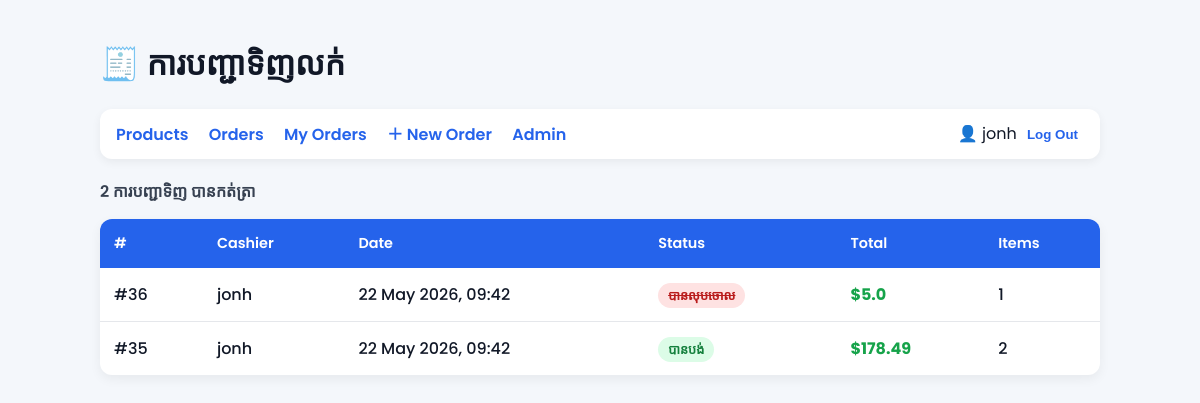
Screenshot of /sales/orders/mine/ (signed in) with the database file from the repository.
### sales/models.py (models this page shows, shortened)
class Order(models.Model):
    STATUS_CHOICES = [
        ('open',       'បានបើក'),
        ('paid',       'បានបង់'),
        ('refunded',   'បានសង'),
        ('cancelled',  'បានលុបចោល'),
    ]
    cashier    = models.ForeignKey(
        User,
        on_delete=models.SET_NULL,
        null=True,
        related_name='orders',
    )
    status     = models.CharField(
        max_length=20,
        choices=STATUS_CHOICES,
        default='open'
    )
    created_at = models.DateTimeField(auto_now_add=True)
    notes      = models.TextField(blank=True)
    @property
    def total(self):
        subtotal = sum(item.subtotal for item in self.items.all())
        try:
            return float(subtotal) - float(self.discount.amount)
        except Discount.DoesNotExist:
            return float(subtotal)
    class Meta:
        ordering = ['-created_at']

class OrderItem(models.Model):
    order      = models.ForeignKey(
        Order,
        on_delete=models.CASCADE,
        related_name='items'
    )
    product    = models.ForeignKey(
        Product,
        on_delete=models.PROTECT
    )
    quantity   = models.PositiveIntegerField(default=1)
    unit_price = models.DecimalField(
        max_digits=8,
        decimal_places=2
    )
    @property
    def subtotal(self):
        return self.unit_price * self.quantity

### sales/views.py (the view)
# urls.py: path('orders/mine/', views.my_orders, name='my_orders'),
@login_required
def my_orders(request):
    orders = Order.objects.filter(cashier=request.user)
    return render(request, 'sales/order_list.html', {'orders': orders})

### sales/templates/sales/order_list.html (shortened to what this page needs)
<!DOCTYPE html>
<html lang="km">
<head>
</head>
<body>
<h1>🧾 ការបញ្ជាទិញលក់</h1>
<nav>
    <a href="/sales/products/">Products</a>
    <a href="/sales/orders/">Orders</a>
    <a href="{% url 'my_orders' %}">My Orders</a>
    <a href="/sales/orders/new/">＋ New Order</a>
    <a href="/admin/">Admin</a>
    <span style="float:right">
        👤 {{ request.user.username }}
        <form method="post" action="/accounts/logout/" style="display:inline">
            <button type="submit"
                    style="background:none;border:none;color:#2563eb;font-weight:600;cursor:pointer;">
                Log Out
            </button>
        </form>
    </span>
</nav>
<div class="info">
    {{ orders|length }} ការបញ្ជាទិញ បានកត់ត្រា
</div>
<table>
    <thead>
        <tr>
            <th>#</th>
            <th>Cashier</th>
            <th>Date</th>
            <th>Status</th>
            <th>Total</th>
            <th>Items</th>
        </tr>
    </thead>
    <tbody>
    {% for order in orders %}
    <tr>
        <td>#{{ order.pk }}</td>
        <td>{{ order.cashier }}</td>
        <td>{{ order.created_at|date:"d M Y, H:i" }}</td>
        <td>
            <span class="{{ order.status }}">
                {{ order.get_status_display }}
            </span>
        </td>
        <td class="price">${{ order.total }}</td>
        <td>{{ order.items.count }}</td>
    </tr>
    {% empty %}
    <tr>
        <td colspan="6" class="empty">
            មិនទាន់មានការបញ្ជាទិញ
        </td>
    </tr>
    {% endfor %}
    </tbody>
</table>
</body>
</html>

### sales/templates/sales/order_list.html (style rules this page uses)
body { font-family: 'Poppins', sans-serif; max-width: 1000px; margin: 40px auto; padding: 0 20px; background: #f4f7fb; color: #111827; }
h1 { font-weight: 700; }
nav { background: white; padding: 12px 16px; border-radius: 12px; box-shadow: 0 3px 10px rgba(0,0,0,0.06); margin-bottom: 20px; }
nav a { margin-right: 16px; color: #2563eb; font-weight: 600; text-decoration: none; }
table { width: 100%; border-collapse: collapse; background: white; border-radius: 12px; overflow: hidden; box-shadow: 0 4px 12px rgba(0,0,0,0.06); }
th { background: #2563eb; color: white; padding: 14px; text-align: left; font-weight: 600; font-size: 0.9em; }
td { padding: 14px; border-bottom: 1px solid #e5e7eb; font-weight: 500; }
tr:last-child td { border-bottom: none; }
.paid { background: #dcfce7; color: #15803d; padding: 4px 10px; border-radius: 999px; font-weight: 700; font-size: 0.8em; }
.cancelled { background: #fee2e2; color: #b91c1c; padding: 4px 10px; border-radius: 999px; font-weight: 700; font-size: 0.8em; text-decoration: line-through; }
.info { margin: 15px 0; font-weight: 600; color: #374151; }
.price { font-weight: 700; color: #16a34a; }

### rows the page displays
Order: pk "36", cashier "jonh", created_at "22 May 2026, 09:42", status "បានលុបចោល", total "5.0", items.count "1"
Order: pk "35", cashier "jonh", created_at "22 May 2026, 09:42", status "បានបង់", total "178.49", items.count "2"

### other values shown
{{ request.user.username }} "jonh"
{{ orders|length }} "2"
